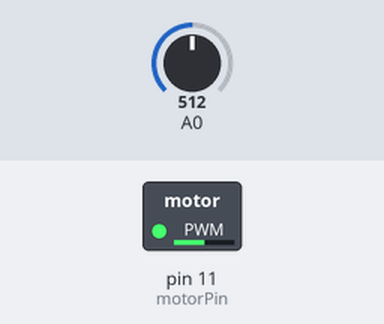
Bench run of a sketch on a simulated Arduino Uno, built with avr-gcc and run on an emulated ATmega328P. Parts: switched loads named in the sketch (green lamp = pin HIGH). Inputs (shaded band) come from the test bench; at power-on: A0 = 512.

Above: at 1.2 s.
1.3 s: A0 set to 716
At 2.4 s:
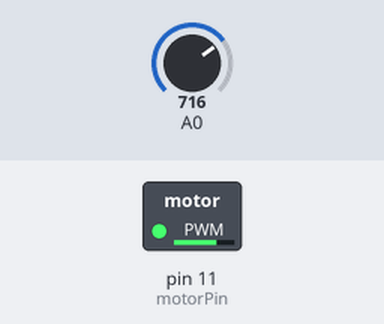
2.8 s: A0 set to 900
At 3.5 s:
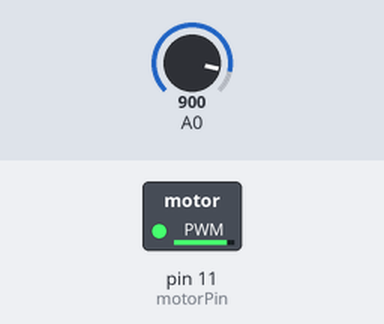
4.3 s: A0 set to 122
At 4.7 s:
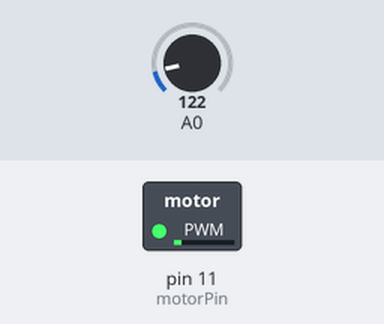
5.8 s: A0 set to 0
At 7.0 s:
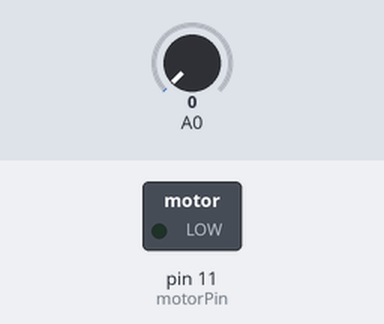
Timing chart, 0 to 8.3 s (numbered marks = the images above; inputs shaded):
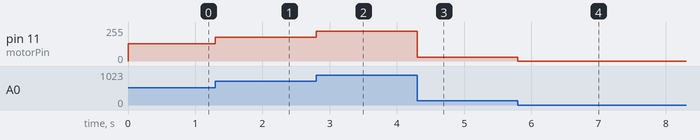

The sketch:

MotorSpeed.ino
```cpp
int motorPin = 11;
void setup() {
  pinMode(motorPin,OUTPUT);
}

void loop() {
  int value = analogRead(A0)/4;   // A0读到模拟值转到0－255之间
  analogWrite(motorPin,value);    // PWM调节电机速度
}
```

Measured:
- after the input at 1.3 s, pin 11 (motorPin): 128/255 → 179/255 at once
- after the input at 2.8 s, pin 11 (motorPin): 179/255 → 225/255 at once
- after the input at 4.3 s, pin 11 (motorPin): 225/255 → 30/255 at once
- after the input at 5.8 s, pin 11 (motorPin): 30/255 → 0/255 at once
